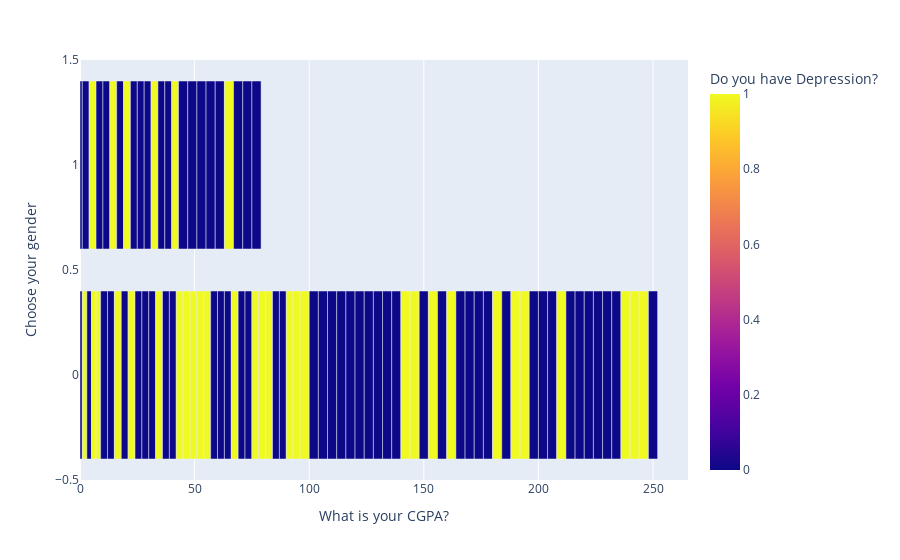

Notebook cell for this chart:
### Code cell
import matplotlib.pyplot as plt
import plotly.graph_objects as go
import plotly.express as px
from plotly.subplots import make_subplots
from plotly.offline import init_notebook_mode

dataset.sort_values(by= "What is your CGPA?" ,inplace=True)
plt.figure(dpi=200)
fig = px.bar(dataset, x="What is your CGPA?", y="Choose your gender", orientation='h',color='Do you have Depression?')
fig.show()

### Figure 1 — Plotly figure (JSON) as saved in the notebook; plotly's stock layout.template omitted (floating-point values rounded to 4 significant figures)
{"data": [{"alignmentgroup": "True", "hovertemplate": "What is your CGPA?=%{x}<br>Choose your gender=%{y}<br>Do you have Depression?=%{marker.color}<extra></extra>", "legendgroup": "", "marker": {"color": [0, 0, 0, 0, 0, 0, 1, 0, 1, 1, 0, 0, 0, 1, 0, 1, 0, 0, 0, 1, 1, 0, 0, 0, 1, 1, 1, 1, 0, 1, 1, 0, 0, 0, 0, 1, 1, 0, 0, 1, 0, 0, 0, 1, 0, 1, 1, 0, 0, 1, 0, 1, 1, 1, 0, 0, 0, 0, 0, 0, 0, 0, 0, 0, 0, 0, 0, 0, 1, 1, 0, 0, 1, 0, 1, 0, 0, 0, 0, 1, 1, 0, 1, 1, 0, 0, 0, 0, 1, 0, 0, 0, 0, 0, 0, 0, 0, 1, 1, 1, 0], "coloraxis": "coloraxis", "pattern": {"shape": ""}}, "name": "", "offsetgroup": "", "orientation": "h", "showlegend": false, "textposition": "auto", "type": "bar", "x": [0, 0, 0, 0, 1, 1, 2, 2, 2, 2, 3, 3, 3, 3, 3, 3, 3, 3, 3, 3, 3, 3, 3, 3, 3, 3, 3, 3, 3, 3, 3, 3, 3, 3, 3, 3, 3, 3, 3, 3, 3, 3, 3, 3, 3, 3, 3, 3, 3, 3, 3, 3, 3, 4, 4, 4, 4, 4, 4, 4, 4, 4, 4, 4, 4, 4, 4, 4, 4, 4, 4, 4, 4, 4, 4, 4, 4, 4, 4, 4, 4, 4, 4, 4, 4, 4, 4, 4, 4, 4, 4, 4, 4, 4, 4, 4, 4, 4, 4, 4, 4], "xaxis": "x", "y": [1, 1, 0, 0, 0, 1, 0, 0, 0, 0, 0, 0, 1, 0, 0, 0, 0, 0, 0, 1, 0, 0, 1, 0, 0, 0, 0, 0, 1, 0, 1, 0, 0, 1, 0, 1, 0, 0, 0, 0, 1, 1, 1, 1, 1, 0, 0, 0, 0, 0, 1, 0, 1, 0, 1, 0, 0, 0, 0, 0, 1, 0, 0, 1, 0, 1, 0, 0, 0, 0, 1, 0, 0, 0, 0, 0, 0, 0, 0, 0, 1, 0, 0, 0, 0, 1, 0, 0, 0, 0, 1, 0, 0, 0, 0, 0, 1, 0, 0, 0, 0], "yaxis": "y"}], "layout": {"barmode": "relative", "coloraxis": {"colorbar": {"title": {"text": "Do you have Depression?"}}, "colorscale": [[0, "#0d0887"], [0.1111, "#46039f"], [0.2222, "#7201a8"], [0.3333, "#9c179e"], [0.4444, "#bd3786"], [0.5556, "#d8576b"], [0.6667, "#ed7953"], [0.7778, "#fb9f3a"], [0.8889, "#fdca26"], [1, "#f0f921"]]}, "legend": {"tracegroupgap": 0}, "margin": {"t": 60}, "xaxis": {"anchor": "y", "domain": [0, 1], "title": {"text": "What is your CGPA?"}}, "yaxis": {"anchor": "x", "domain": [0, 1], "title": {"text": "Choose your gender"}}}}
